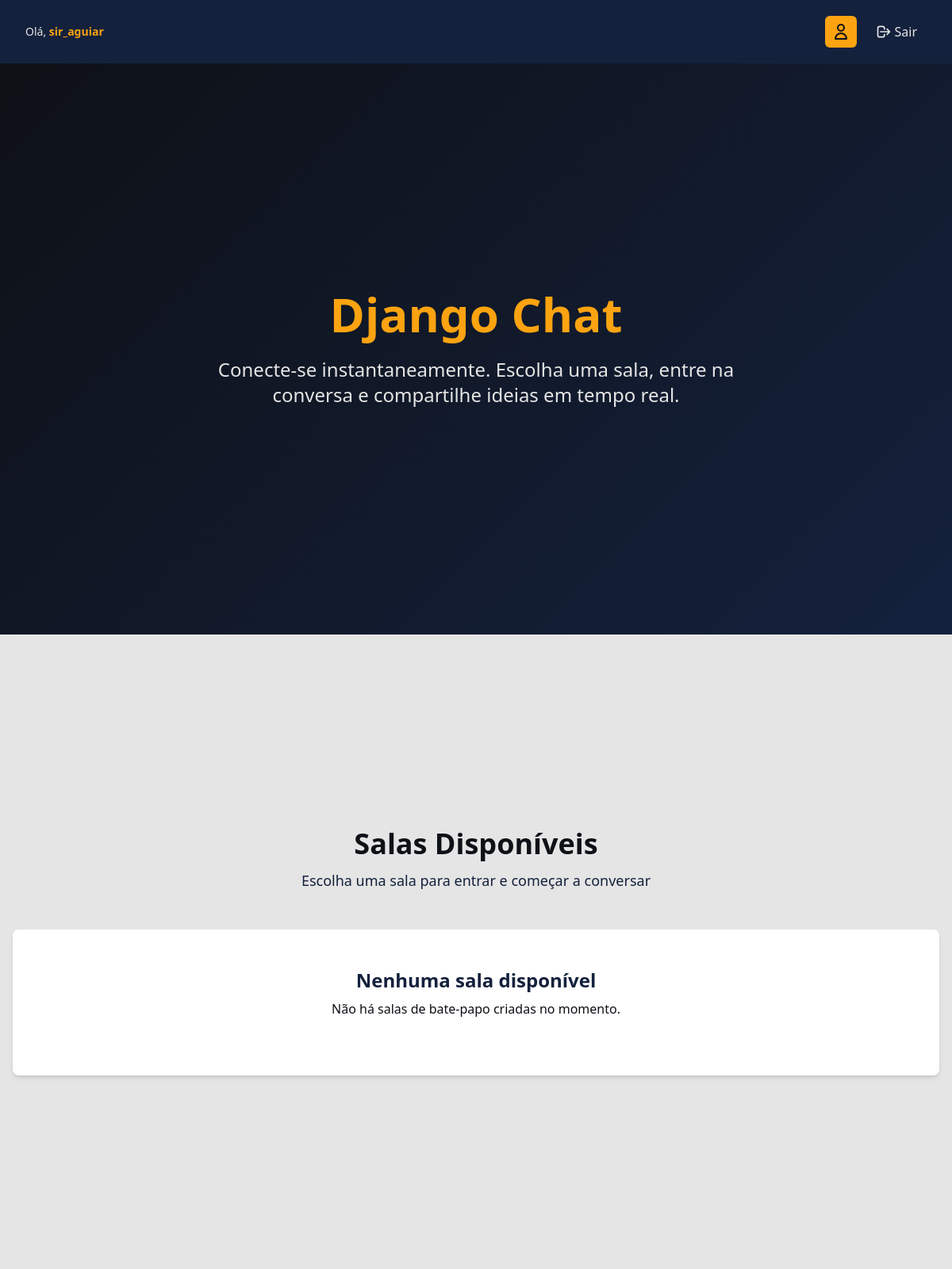
Page / (signed in) on the earlier database version.
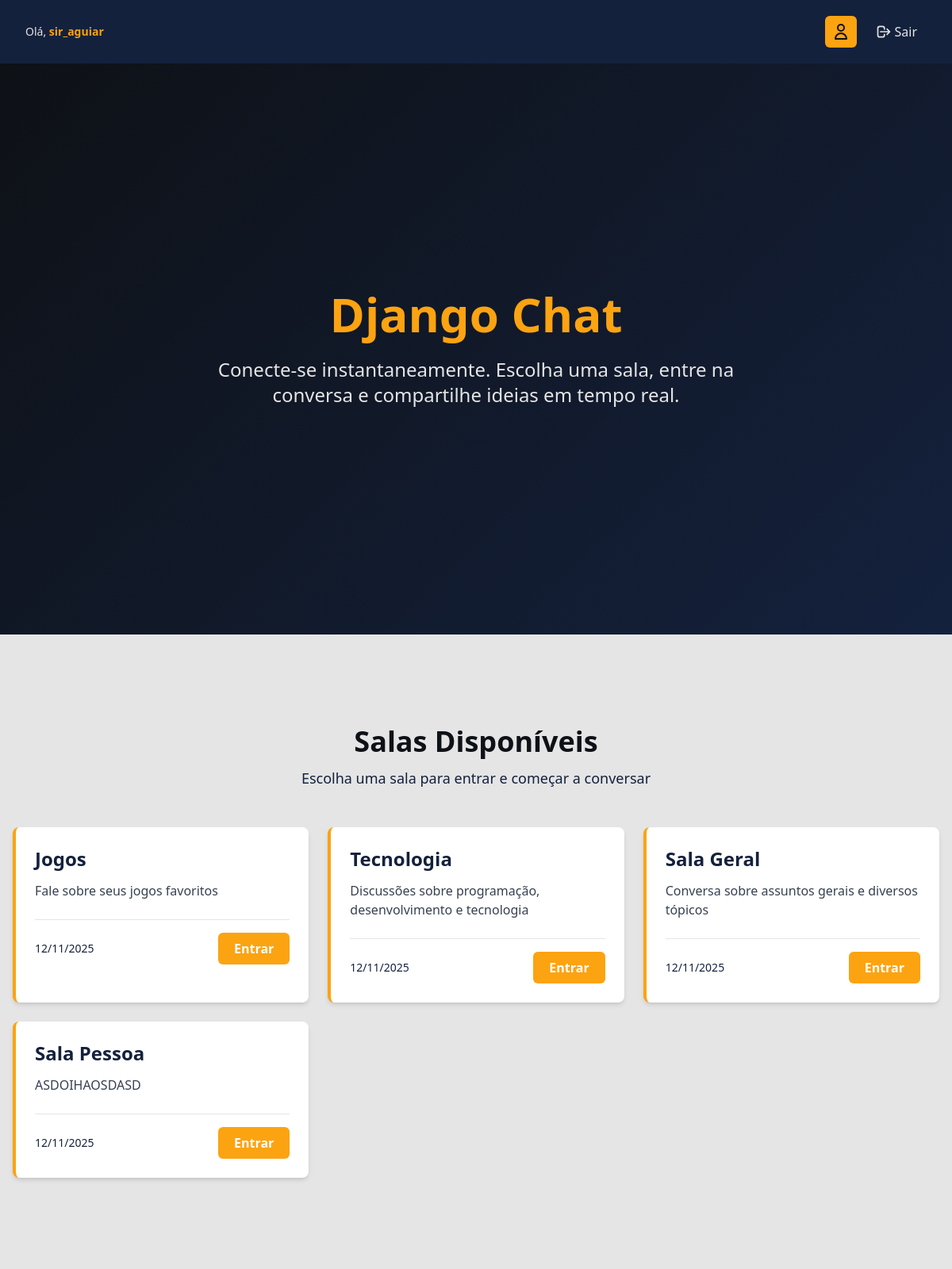
Same page on the later database version.
### chat/models.py (models this page shows, shortened)
class Room(models.Model):
    name = models.CharField(max_length=100, unique=True)
    description = models.TextField(blank=True)
    created_at = models.DateTimeField(auto_now_add=True)
    is_active = models.BooleanField(default=True)
    class Meta:
        ordering = ['-created_at']
        verbose_name = 'Sala'
        verbose_name_plural = 'Salas'

### chat/views.py (the view)
# urls.py: path('', views.room_list, name='room_list'),
@login_required(login_url='chat:signin')
def room_list(request):
    rooms = Room.objects.filter(is_active=True)
    return render(request, 'chat/room_list.html', {'rooms': rooms})

### chat/templates/chat/room_list.html (shortened to what this page needs)
{% extends 'chat/base.html' %}
{% block content %}
<section class="flex items-center justify-center" style="height: calc(100vh - 80px); background: linear-gradient(135deg, #0e1116 0%, #14213d 100%);">
    <div class="text-center px-4">
        <h1 class="text-5xl md:text-6xl font-bold mb-6" style="color: #fca311;">
            Django Chat
        </h1>
        <p class="text-xl md:text-2xl max-w-2xl mx-auto" style="color: #e5e5e5;">
            Conecte-se instantaneamente. Escolha uma sala, entre na conversa e compartilhe ideias em tempo real.
        </p>
    </div>
</section>
<section class="flex items-center px-4" style="min-height: 100vh; background-color: #e5e5e5;">
    <div class="max-w-7xl mx-auto w-full py-16">
        <div class="mb-12 text-center">
            <h2 class="text-4xl font-bold mb-3" style="color: #0e1116;">Salas Disponíveis</h2>
            <p class="text-lg" style="color: #14213d;">Escolha uma sala para entrar e começar a conversar</p>
        </div>
        {% if rooms %}
        <div class="grid grid-cols-1 md:grid-cols-2 lg:grid-cols-3 gap-6">
            {% for room in rooms %}
            <div class="bg-white shadow-md hover:shadow-xl transition-all duration-300" style="border-radius: 8px; border-left: 4px solid #fca311;">
                <div class="p-6">
                    <h3 class="text-2xl font-bold mb-3" style="color: #14213d;">{{ room.name }}</h3>
                    {% if room.description %}
                    <p class="mb-4 text-gray-700">{{ room.description }}</p>
                    {% else %}
                    <p class="mb-4 text-gray-500 italic">Sem descrição disponível</p>
                    {% endif %}
                    <div class="flex items-center justify-between mt-6 pt-4 border-t" style="border-color: #e5e5e5;">
                        <span class="text-sm" style="color: #14213d;">
                            {{ room.created_at|date:"d/m/Y" }}
                        </span>
                        <a href="{% url 'chat:join_room' room.id %}"
                            class="px-5 py-2 font-semibold text-white transition-all duration-200 hover:opacity-90"
                            style="background-color: #fca311; border-radius: 6px;">
                            Entrar
                        </a>
                    </div>
                </div>
            </div>
            {% endfor %}
        </div>
        {% else %}
        <div class="bg-white shadow-md p-12 text-center" style="border-radius: 8px;">
            <h3 class="text-2xl font-semibold mb-2" style="color: #14213d;">Nenhuma sala disponível</h3>
            <p class="mb-6" style="color: #0e1116;">Não há salas de bate-papo criadas no momento.</p>
        </div>
        {% endif %}
    </div>
</section>
{% endblock %}

### chat/templates/chat/base.html (shortened to what this page needs)
<!DOCTYPE html>
<html lang="pt-BR">
<head>
    <script src="https://cdn.tailwindcss.com"></script>
</head>
<body style="background-color: #e5e5e5; min-height: 100vh;">
    <nav style="background-color: #14213d; box-shadow: 0 2px 4px rgba(0,0,0,0.1);">
        <div class="max-w-7xl mx-auto px-4 sm:px-6 lg:px-8">
            <div class="flex justify-between items-center h-20">
                <div class="flex items-center space-x-8">
                    {% if user.is_authenticated %}
                    <span class="text-sm" style="color: #e5e5e5;">
                        Olá, <strong style="color: #fca311;">{{ user.first_name|default:user.username }}</strong>
                    </span>
                    {% endif %}
                </div>
                <div class="flex items-center space-x-3">
                    {% if user.is_authenticated %}
                    <div class="relative group">
                        <button
                            class="flex items-center justify-center w-10 h-10 transition-all duration-200 focus:outline-none hover:opacity-90"
                            style="background-color: #fca311; border-radius: 6px;">
                            <svg class="h-6 w-6" fill="none" stroke="currentColor" viewBox="0 0 24 24"
                                style="color: #0e1116;">
                                <path stroke-linecap="round" stroke-linejoin="round" stroke-width="2"
                                    d="M16 7a4 4 0 11-8 0 4 4 0 018 0zM12 14a7 7 0 00-7 7h14a7 7 0 00-7-7z" />
                            </svg>
                        </button>
                    </div>
                    <a href="{% url 'chat:logout' %}"
                        class="flex items-center space-x-1 font-medium transition-all duration-200 px-3 py-2 hover:opacity-80"
                        style="color: #e5e5e5; border-radius: 6px;">
                        <svg class="h-5 w-5" fill="none" stroke="currentColor" viewBox="0 0 24 24">
                            <path stroke-linecap="round" stroke-linejoin="round" stroke-width="2"
                                d="M17 16l4-4m0 0l-4-4m4 4H7m6 4v1a3 3 0 01-3 3H6a3 3 0 01-3-3V7a3 3 0 013-3h4a3 3 0 013 3v1" />
                        </svg>
                        <span>Sair</span>
                    </a>
                    {% endif %}
                </div>
            </div>
        </div>
    </nav>
    <main>
        {% block content %}
        {% endblock %}
    </main>
</body>
</html>

Differences in the rows shown:
added Room: name "Jogos", description "Fale sobre seus jogos favoritos", created_at "12/11/2025"
added Room: name "Tecnologia", description "Discussões sobre programação, desenvolvimento e tecnologia", created_at "12/11/2025"
added Room: name "Sala Geral", description "Conversa sobre assuntos gerais e diversos tópicos", created_at "12/11/2025"
added Room: name "Sala Pessoa", description "ASDOIHAOSDASD", created_at "12/11/2025"
Other differences:
text no longer shown: "Nenhuma sala disponível Não há salas de bate-papo criadas no momento."
